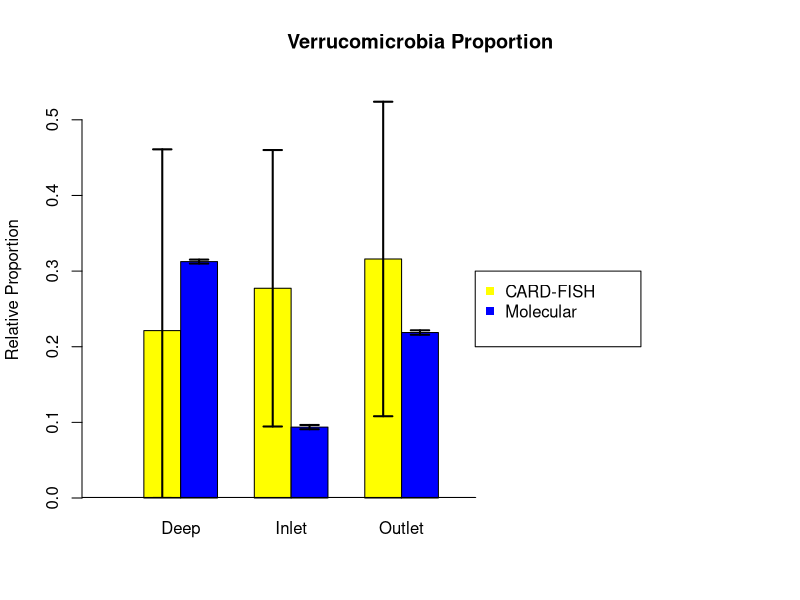

Here is the R script that generated this plot:
## ---- chunk 1
#Create matrix of initial counts and area
#Also calculate sum of columns
Mus.In.Hypo.Eub.matrix <- matrix(nrow=3, ncol=3)
colnames(Mus.In.Hypo.Eub.matrix) <- c("DAPI","GFP", "Area um2")
Mus.In.Hypo.Eub.matrix[,1] <- c(539, 370, 288)
Mus.In.Hypo.Eub.matrix[,2] <- c(446, 267, 212)
Mus.In.Hypo.Eub.matrix[,3] <- c(4359.63, 2890.21, 1895.51)
MIHE.DAPI <- sum(Mus.In.Hypo.Eub.matrix[,1])
MIHE.GFP <- sum(Mus.In.Hypo.Eub.matrix[,2])
MIHE.Area <- sum(Mus.In.Hypo.Eub.matrix[,3])

Mus.Out.Hypo.Eub.matrix <- matrix(nrow=6, ncol=3)
colnames(Mus.Out.Hypo.Eub.matrix) <- c("DAPI","GFP","Area um2")
Mus.Out.Hypo.Eub.matrix[,1] <- c(107,200,160,182,264,159)
Mus.Out.Hypo.Eub.matrix[,2] <- c(70,123,86,100,169,105)
Mus.Out.Hypo.Eub.matrix[,3] <- c(3183.64,3971.45,3168.87,3980.98,4345.72,3283.65)
MOHE.DAPI <- sum(Mus.Out.Hypo.Eub.matrix[,1])
MOHE.GFP <- sum(Mus.Out.Hypo.Eub.matrix[,2])
MOHE.Area <- sum(Mus.Out.Hypo.Eub.matrix[,3])

Mus.Dep.Hypo.Eub.matrix <- matrix(nrow=4, ncol=3)
colnames(Mus.Dep.Hypo.Eub.matrix) <- c("DAPI","GFP", "Area um2")
Mus.Dep.Hypo.Eub.matrix[,1] <- c(266,316,220,280)
Mus.Dep.Hypo.Eub.matrix[,2] <- c(128,132,137,148)
Mus.Dep.Hypo.Eub.matrix[,3] <- c(3160.2,3466.53,3162.79,3485.15)
MDHE.DAPI <- sum(Mus.Dep.Hypo.Eub.matrix[,1])
MDHE.GFP <- sum(Mus.Dep.Hypo.Eub.matrix[,2])
MDHE.Area <- sum(Mus.Dep.Hypo.Eub.matrix[,3])

Mus.In.Hypo.Ver.matrix <- matrix(nrow=3, ncol=3)
colnames(Mus.In.Hypo.Ver.matrix) <- c("DAPI","GFP", "Area um2")
Mus.In.Hypo.Ver.matrix[,1] <- c(490,396,626)
Mus.In.Hypo.Ver.matrix[,2] <- c(107,80,137)
Mus.In.Hypo.Ver.matrix[,3] <- c(3476.03,3142.46,3939.4)
MIHV.DAPI <- sum(Mus.In.Hypo.Ver.matrix[,1])
MIHV.GFP <- sum(Mus.In.Hypo.Ver.matrix[,2])
MIHV.Area <- sum(Mus.In.Hypo.Ver.matrix[,3])

Mus.Out.Hypo.Ver.matrix <- matrix(nrow=6, ncol=3)
colnames(Mus.Out.Hypo.Ver.matrix) <- c("DAPI","GFP", "Area um2")
Mus.Out.Hypo.Ver.matrix[,1] <- c(145,150,120,226,244,180)
Mus.Out.Hypo.Ver.matrix[,2] <- c(30,21,22,34,51,47)
Mus.Out.Hypo.Ver.matrix[,3] <- c(4328.38,4316.28,4409.73,3971.45,4328.39,4321.46)
MOHV.DAPI <- sum(Mus.Out.Hypo.Ver.matrix[,1])
MOHV.GFP <- sum(Mus.Out.Hypo.Ver.matrix[,2])
MOHV.Area <- sum(Mus.Out.Hypo.Ver.matrix[,3])

Mus.Dep.Hypo.Ver.matrix <- matrix(nrow=5, ncol=3)
colnames(Mus.Dep.Hypo.Ver.matrix) <- c("DAPI","GFP","Area um2")
Mus.Dep.Hypo.Ver.matrix[,1] <- c(264,144,244,304,282)
Mus.Dep.Hypo.Ver.matrix[,2] <- c(29,15,26,41,27)
Mus.Dep.Hypo.Ver.matrix[,3] <- c(2836.98,3787.51,4356.16,4314.53,3611.04)
MDHV.DAPI <- sum(Mus.Dep.Hypo.Ver.matrix[,1])
MDHV.GFP <- sum(Mus.Dep.Hypo.Ver.matrix[,2])
MDHV.Area <- sum(Mus.Dep.Hypo.Ver.matrix[,3])

#Create table to display total counts
TEub.matrix <- matrix(nrow=2,ncol=3)
colnames(TEub.matrix) <- c("Deep","Inlet","Outlet")
rownames(TEub.matrix) <- c("Cells","Bacteria")
TEub.matrix[1,] <- c(MDHE.DAPI, MIHE.DAPI,MOHE.DAPI)
TEub.matrix[2,] <- c(MDHE.GFP, MIHE.GFP,MOHE.GFP)

TVer.matrix <- matrix(nrow=2,ncol=3)
colnames(TVer.matrix) <- c("Deep","Inlet","Outlet")
rownames(TVer.matrix) <- c("Cells","Verrucomicrobia")
TVer.matrix[1,] <- c(MDHV.DAPI, MIHV.DAPI,MOHV.DAPI)
TVer.matrix[2,] <- c(MDHV.GFP, MIHV.GFP,MOHV.GFP)

TEub.matrix

TVer.matrix
## ---- chunk 2
#Convert area from um2 to mm2
MDHE.Area <- MDHE.Area/10^6
MDHV.Area <- MDHV.Area/10^6
MIHE.Area <- MIHE.Area/10^6
MIHV.Area <- MIHV.Area/10^6
MOHE.Area <- MOHE.Area/10^6
MOHV.Area <- MOHV.Area/10^6

#Calculate total filtered area
MDHE.TArea <- 250/MDHE.Area
MDHV.TArea <- 250/MDHV.Area
MIHE.TArea <- 250/MIHE.Area
MIHV.TArea <- 250/MIHV.Area
MOHE.TArea <- 250/MOHE.Area
MOHV.TArea <- 250/MOHV.Area

#Create function to calculate cells/mL
cell.mL <- function(Area,Count){
  cell.filt <- Area * Count
  cells.mL <- cell.filt / 10
  return(cells.mL)
}

#Calculate cells/mL
MDHE.Cell.mL <- cell.mL(MDHE.TArea,MDHE.DAPI)
MDHE.Bac.mL <- cell.mL (MDHE.TArea, MDHE.GFP)
MDHV.Cell.mL <- cell.mL(MDHV.TArea, MDHV.DAPI)
MDHV.Ver.mL <- cell.mL(MDHV.TArea, MDHV.GFP)
MOHE.Cell.mL <- cell.mL (MOHE.TArea, MOHE.DAPI)
MOHE.Bac.mL <- cell.mL(MOHE.TArea, MOHE.GFP)
MOHV.Cell.mL <- cell.mL(MOHV.TArea,MOHV.DAPI)
MOHV.Ver.mL <- cell.mL(MOHV.TArea,MOHV.GFP)
MIHE.Cell.mL <- cell.mL(MIHE.TArea,MIHE.DAPI)
MIHE.Bac.mL <- cell.mL(MIHE.TArea,MIHE.GFP)
MIHV.Cell.mL <- cell.mL(MIHV.TArea,MIHV.DAPI)
MIHV.Ver.mL <- cell.mL(MIHV.TArea,MIHV.GFP)

#Create table to display cells/mL
Eub.matrix <- matrix(nrow=2,ncol=3)
colnames(Eub.matrix) <- c("Deep", "Inlet", "Outlet")
rownames(Eub.matrix) <- c("Cells/mL","Bacteria/mL")
Eub.matrix[1,] <- c(MDHE.Cell.mL,MIHE.Cell.mL,MOHE.Cell.mL)
Eub.matrix[2,] <- c(MDHE.Bac.mL,MIHE.Bac.mL,MOHE.Bac.mL)

Ver.matrix <- matrix(nrow=2,ncol=3)
colnames(Ver.matrix) <- c("Deep", "Inlet", "Outlet")
rownames(Ver.matrix) <- c("Cells/mL","Verrucomicrobia/mL")
Ver.matrix[1,] <- c(MDHV.Cell.mL,MIHV.Cell.mL,MOHV.Cell.mL)
Ver.matrix[2,] <- c(MDHV.Ver.mL,MIHV.Ver.mL,MOHV.Ver.mL)

Eub.matrix

Ver.matrix
## ---- chunk 3
#Calculate proporations
DBac.cell <- MDHE.Bac.mL/MDHE.Cell.mL
IBac.cell <- MIHE.Bac.mL/MIHE.Cell.mL
OBac.cell <- MOHE.Bac.mL/MOHE.Cell.mL
DVer.cell <- MDHV.Ver.mL/MDHV.Cell.mL
IVer.cell <- MIHV.Ver.mL/MIHV.Cell.mL
OVer.cell <- MOHV.Ver.mL/MOHV.Cell.mL
DVer.Bac <- MDHV.Ver.mL/MDHE.Bac.mL
IVer.Bac <- MIHV.Ver.mL/MIHE.Bac.mL
OVer.Bac <- MOHV.Ver.mL/MOHE.Bac.mL

#Create proportion table
Prop.matrix <- matrix(nrow=3,ncol=3)
colnames(Prop.matrix)<-c("Deep","Inlet","Outlet")
rownames(Prop.matrix)<-c("Bacteria/Cells","Verruco/Cells","Verruco/Bacteria")
Prop.matrix[1,]<-c(DBac.cell,IBac.cell,OBac.cell)
Prop.matrix[2,]<-c(DVer.cell,IVer.cell,OVer.cell)
Prop.matrix[3,]<-c(DVer.Bac,IVer.Bac,OVer.Bac)

Prop.matrix
## ---- chunk 4
#Calculate relative proportions
DRVer <- DVer.cell/DBac.cell
IRVer <- IVer.cell/IBac.cell
ORVer <- OVer.cell/OBac.cell

#Create relative proportion table
RelProp.matrix <- matrix(nrow=1,ncol=3)
colnames(RelProp.matrix) <- c("Deep","Inlet","Outlet")
rownames(RelProp.matrix) <- c("Verruco/Bacteria")
RelProp.matrix[1,] <- c(DRVer,IRVer,ORVer)

RelProp.matrix
## ---- chunk 5
#Make matrix
Abs.Rel <- matrix(nrow=2,ncol=3)
Abs.Rel[1,] <- Prop.matrix[3,]
Abs.Rel[2,] <- RelProp.matrix

#Transpose matrix; flip dimensions
Abs.Rel <- t(Abs.Rel)

prop.test(Abs.Rel)
## ---- chunk 6
#Make sequencing proportion table
Tag.matrix <- matrix(nrow=1, ncol=3)
colnames(Tag.matrix) <- c("Deep", "Inlet", "Outlet")
Tag.matrix[1,] <- c(0.31256, 0.09375,0.21875)

#Create table for comparison of seq and rel CARD-FISH
Tag.compare <- matrix(nrow=3, ncol=2)
Tag.compare[,1] <- Abs.Rel[,2]
Tag.compare[,2] <- c(0.31256, 0.09375,0.21875)

prop.test(Tag.compare)
## ---- chunk 7
#Function to calculate standard deviation
sd <- function(p,n){
  a <- 1-p
  b <- p*a
  c <- b/n
  d <- sqrt(c)
  return(d)
}

#Calculate sd
#Observations for FISH = num fields counted
FISH.Dep.sd <- sd(Abs.Rel[1,2], 3)
FISH.In.sd <- sd(Abs.Rel[2,2], 6)
FISH.Out.sd <- sd(Abs.Rel[3,2], 5)
#Observations for 
Tag.Dep.sd <- sd(Tag.compare[1,1], 25000)
Tag.In.sd <- sd(Tag.compare[2,1], 25000)
Tag.Out.sd <- sd(Tag.compare[3,1],25000)

#Prep matrix for bar plot
Tag.compare <- t(Tag.compare)

#Create bar plot
barplot(Tag.compare, width=1, names.arg=c("Deep", "Inlet", "Outlet"),beside=TRUE, horiz=FALSE, col=c("Yellow","Blue"),main="Verrucomicrobia Proportion", ylab="Relative Proportion", xlim=c(0,17),ylim=c(0,0.55), axisnames=TRUE)

#Add x-axis
segments(-1,0,10,0, lwd=2)

#Add legend
legend(x=c(10,14.5), y=c(0.2,0.3), legend=c("CARD-FISH","Molecular"), col=c("yellow","blue"), pch=15)

#Add std error bars
#Vertical
segments(1.5,0,1.5,Tag.compare[1,1]+FISH.Dep.sd,lwd=2)
#Bottom horizontal
segments(1.25,0, 1.75, 0,lwd=2)
#Top horizontal
segments(1.25,Tag.compare[1,1]+FISH.Dep.sd, 1.75, Tag.compare[1,1]+FISH.Dep.sd,lwd=2)

segments(2.5,Tag.compare[2,1]-Tag.Dep.sd,2.5,Tag.compare[2,1]+Tag.Dep.sd,lwd=2)
segments(2.25,Tag.compare[2,1]-Tag.Dep.sd, 2.75, Tag.compare[2,1]-Tag.Dep.sd,lwd=2)
segments(2.25,Tag.compare[2,1]+Tag.Dep.sd, 2.75, Tag.compare[2,1]+Tag.Dep.sd,lwd=2)

segments(4.5,Tag.compare[1,2]-FISH.In.sd,4.5,Tag.compare[1,2]+FISH.In.sd,lwd=2)
segments(4.25,Tag.compare[1,2]-FISH.In.sd,4.75,Tag.compare[1,2]-FISH.In.sd,lwd=2)
segments(4.25,Tag.compare[1,2]+FISH.In.sd,4.75,Tag.compare[1,2]+FISH.In.sd,lwd=2)

segments(5.5,Tag.compare[2,2]-Tag.In.sd,5.5,Tag.compare[2,2]+Tag.In.sd,lwd=2)
segments(5.25,Tag.compare[2,2]-Tag.In.sd,5.75,Tag.compare[2,2]-Tag.In.sd,lwd=2)
segments(5.25,Tag.compare[2,2]+Tag.In.sd,5.75,Tag.compare[2,2]+Tag.In.sd,lwd=2)

segments(7.5,Tag.compare[1,3]-FISH.Out.sd,7.5,Tag.compare[1,3]+FISH.Out.sd,lwd=2)
segments(7.25,Tag.compare[1,3]-FISH.Out.sd,7.75,Tag.compare[1,3]-FISH.Out.sd,lwd=2)
segments(7.25,Tag.compare[1,3]+FISH.Out.sd,7.75,Tag.compare[1,3]+FISH.Out.sd,lwd=2)

segments(8.5,Tag.compare[2,3]-Tag.Out.sd,8.5,Tag.compare[2,3]+Tag.Out.sd,lwd=2)
segments(8.25,Tag.compare[2,3]-Tag.Out.sd,8.75,Tag.compare[2,3]-Tag.Out.sd,lwd=2)
segments(8.25,Tag.compare[2,3]+Tag.Out.sd,8.75,Tag.compare[2,3]+Tag.Out.sd,lwd=2)
## ---- chunk 8
power.prop.test(n=c(5), p1=Tag.compare[1,1], p2=Tag.compare[2,1], sig.level=0.05, power=NULL, alternative="two.sided")
## ---- chunk 9
power.prop.test(n=c(3), p1=Tag.compare[1,2], p2=Tag.compare[2,2], sig.level=0.05, power=NULL, alternative="two.sided")
## ---- chunk 10
power.prop.test(n=c(6), p1=Tag.compare[1,3], p2=Tag.compare[2,3], sig.level=0.05, power=NULL, alternative="two.sided")
